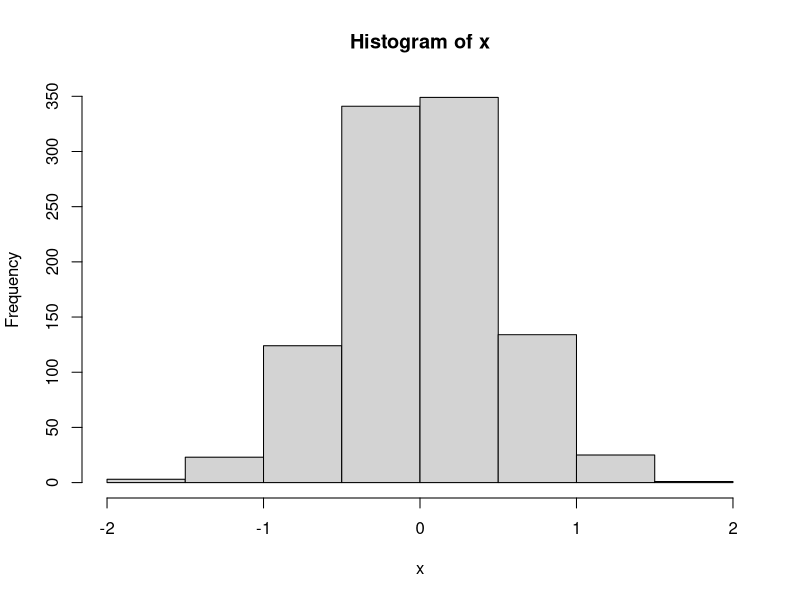
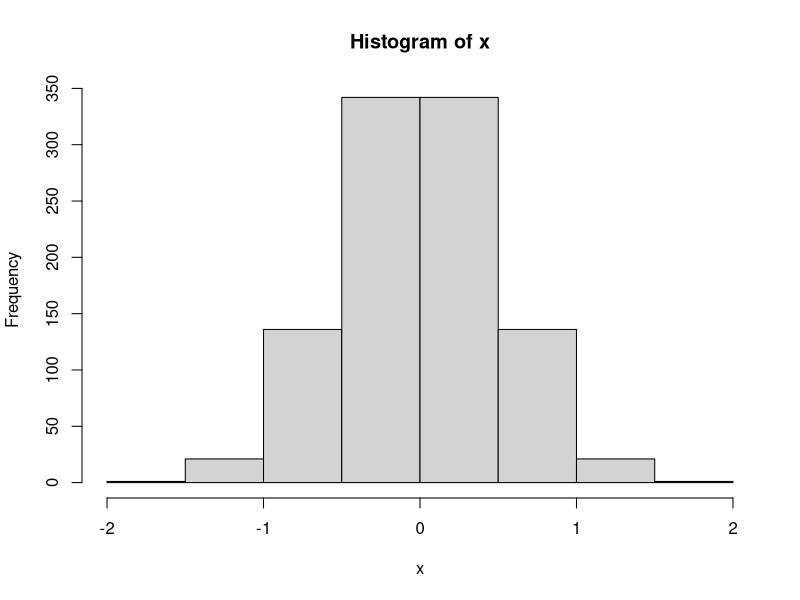
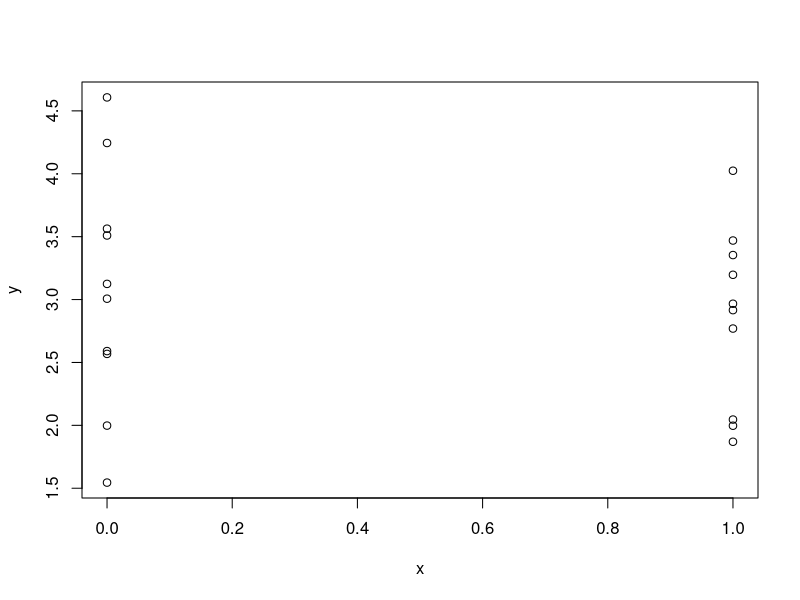
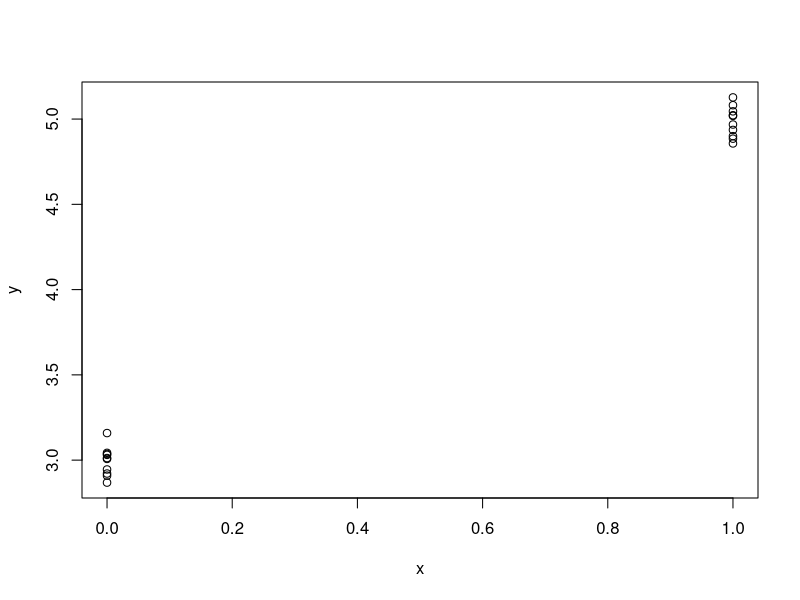

Recreate these plots in R, in order.
## ---- chunk 1
#| label: initialize
#| echo: FALSE
knitr::opts_chunk$set(echo = TRUE, fig.width=7, fig.height=5) 
## ---- chunk 2
set.seed(5)
n <- 1000
x <- rnorm(n, sd=0.5)
head(x)
hist(x)
var(x)
x <- qnorm(p=1:n/(n+1), sd=0.5)
head(x)
hist(x)
var(x)
x <- rep(0:1, length.out=n)
head(x)
var(x)
## ---- chunk 3
n <- 20
extra_sd <- 1
extra <- rnorm(n, sd=extra_sd)
a <- 3
x <- rep(0:1, each=n/2)
b <- 0
y <- a + b * x + extra
plot(x, y)
extra_sd <- 0.1
extra <- rnorm(n, sd=extra_sd)
b <- 2
y <- a + b * x + extra
plot(x, y)
## ---- chunk 4
x1 <- rnorm(n, sd=0.5)
x2 <- rnorm(n, sd=0.5)
x <- cbind(x1, x2)
extra_sd <- 1
extra <- rnorm(n, sd = extra_sd)
a <- 3
b <- c(2, 1)
y <- a + x %*% b + extra
# simpler, and equivalent:
X <- cbind(rep(1,n), x1, x2)
b <- c(3, 2, 1)
y <- X %*% b + extra 
